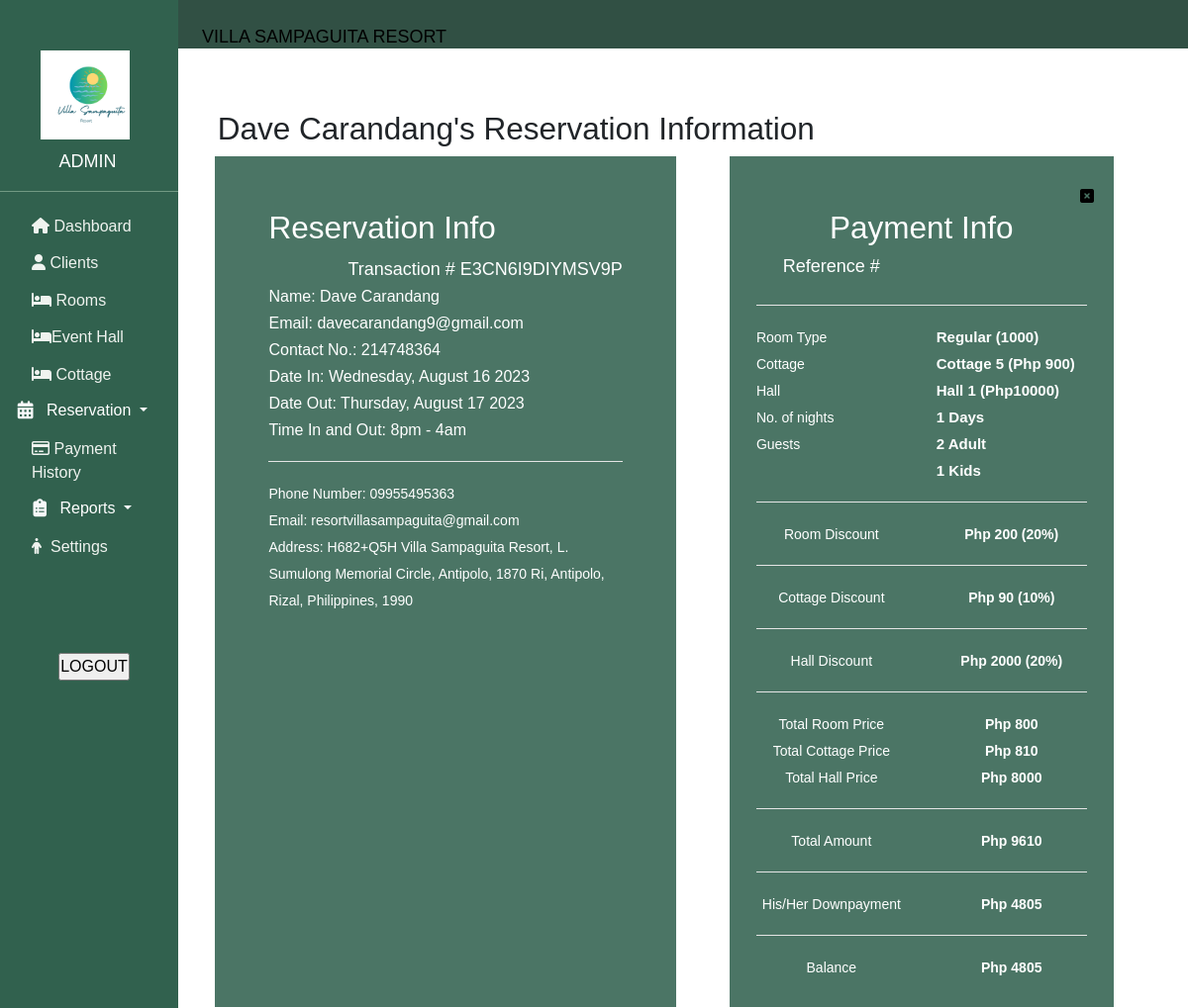
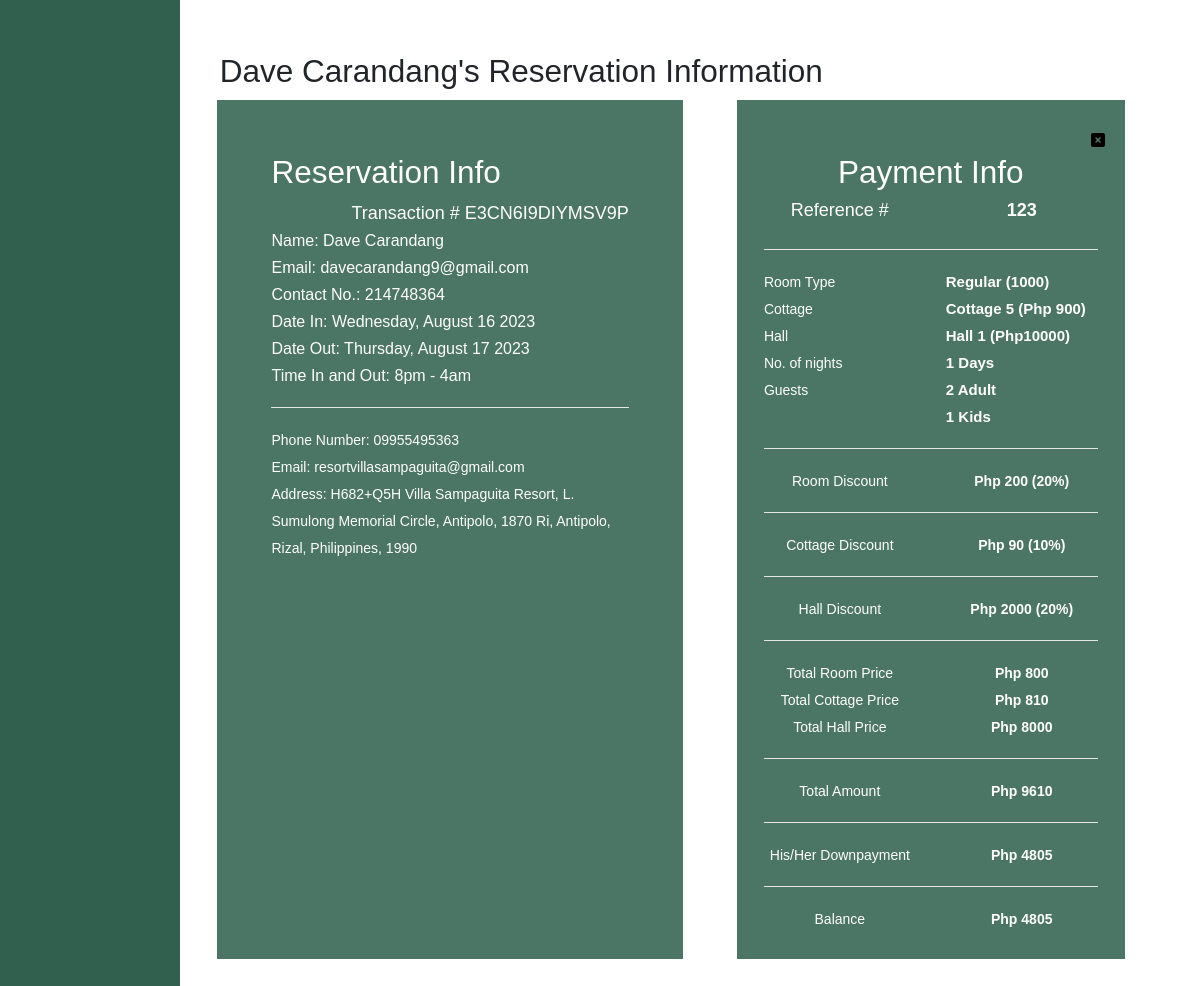
The page /adminview/reservation_pending_viewAll.php?resId=106 (signed in) on the database its author committed (2 pictures, top to bottom).
### tables this page shows
CREATE TABLE `payment` (
  `payment_Id` int(11) NOT NULL,
  `people_Id` int(11) NOT NULL,
  `reservation_Id` int(11) NOT NULL,
  `total` int(11) NOT NULL,
  `downpayment` int(11) NOT NULL,
  `balance` int(11) NOT NULL,
  `reference` varchar(250) NOT NULL,
  `payment_status` varchar(250) NOT NULL,
  `date_of_pay` varchar(250) NOT NULL,
  `name` varchar(250) NOT NULL,
  `image_dir` varchar(250) NOT NULL
);

CREATE TABLE `reservation` (
  `reservation_Id` int(11) NOT NULL,
  `people_Id` int(11) NOT NULL,
  `name` varchar(255) NOT NULL,
  `email` varchar(255) NOT NULL,
  `number` int(11) NOT NULL,
  `room_Id` varchar(250) NOT NULL,
  `cottage_Id` varchar(250) NOT NULL,
  `hall_Id` varchar(250) NOT NULL,
  `timeInOut` varchar(250) NOT NULL,
  `dateIn` varchar(250) NOT NULL,
  `dateOut` varchar(250) NOT NULL,
  `adult` varchar(250) NOT NULL,
  `children` varchar(250) NOT NULL,
  `reservationStatus` varchar(250) NOT NULL,
  `payment_status` varchar(250) NOT NULL,
  `dateCreated` varchar(250) NOT NULL,
  `code` varchar(250) NOT NULL,
  `downCheckOut` varchar(250) NOT NULL
);

CREATE TABLE `room` (
  `room_Id` int(11) NOT NULL,
  `title` varchar(255) NOT NULL,
  `Category` varchar(255) NOT NULL,
  `Description` varchar(255) NOT NULL,
  `Amenities` varchar(250) NOT NULL,
  `Price` int(11) NOT NULL,
  `Discount` int(11) NOT NULL,
  `Capacity` varchar(255) NOT NULL,
  `Status` varchar(255) NOT NULL,
  `name` varchar(250) NOT NULL,
  `image_dir` varchar(250) NOT NULL
);

CREATE TABLE `cottage` (
  `cottage_Id` int(11) NOT NULL,
  `title` varchar(250) NOT NULL,
  `Category` varchar(250) NOT NULL,
  `Description` varchar(250) NOT NULL,
  `Amenities` varchar(250) NOT NULL,
  `Price` varchar(250) NOT NULL,
  `Discount` varchar(250) NOT NULL,
  `Capacity` varchar(250) NOT NULL,
  `Status` varchar(250) NOT NULL,
  `name` varchar(250) NOT NULL,
  `image_dir` varchar(250) NOT NULL
);

CREATE TABLE `hall` (
  `hall_Id` int(11) NOT NULL,
  `title` varchar(250) NOT NULL,
  `Category` varchar(250) NOT NULL,
  `Description` varchar(250) NOT NULL,
  `Amenities` varchar(250) NOT NULL,
  `Price` varchar(250) NOT NULL,
  `Discount` varchar(250) NOT NULL,
  `Capacity` varchar(250) NOT NULL,
  `Status` varchar(250) NOT NULL,
  `name` varchar(250) NOT NULL,
  `image_dir` varchar(250) NOT NULL
);

### adminview/reservation_pending_viewAll.php (the view, shortened to what this page needs)
<?php
include('../database/connect.php');
   $resId = $_GET['resId'];
?>
<!DOCTYPE html>
<html>
<head>
  <head>
        <link rel="stylesheet" href="https://cdn.jsdelivr.net/npm/bootstrap@4.0.0/dist/css/bootstrap.min.css">
        <link rel="stylesheet" href="https://cdnjs.cloudflare.com/ajax/libs/font-awesome/4.7.0/css/font-awesome.min.css">
        <link rel="stylesheet" href="../admin_dashboard/home.css"></link>
        <link rel="stylesheet" href="https://ajax.googleapis.com/ajax/libs/jqueryui/1.12.1/themes/smoothness/jquery-ui.css">
        <link rel="stylesheet" href="//code.jquery.com/ui/1.12.1/themes/base/jquery-ui.css">
  </head>
</head>
<body style="overflow-x: hidden;">
        <?php
            include "../admin_dashboard/header.php";
            include "../admin_dashboard/sidebar.php";
        ?>
<div class="row ml-5 mb-5">
    <div class="col-md-1 ">
    </div>
  <div class="col-md-11  ">
  <?php
        $sql = "SELECT p.payment_Id, p.people_Id, p.reservation_Id, p.total, p.downpayment, p.reference, p.date_of_pay, p.image_dir, r.reservation_Id, r.name, r.email, r.number, r.room_Id, r.timeInOut, r.dateIn, r.dateOut, r.adult, r.children, r.code, t.Category, t.Price, t.Discount, c.title, c.Price as cottagePrice, c.Discount as cottageDiscount, h.title as hallTitle, h.Price as hallPrice, h.Discount as hallDiscount FROM payment p INNER JOIN reservation r ON p.reservation_Id = r.reservation_Id INNER JOIN room t ON r.room_Id = t.room_Id LEFT JOIN cottage c ON r.cottage_Id = c.cottage_Id LEFT JOIN hall h ON r.hall_Id = h.hall_Id WHERE p.reservation_Id ='$resId'";
        $result = $conn->query($sql);
  ?>
<?php if($result->num_rows > 0){?>
    <?php while($rows = $result->fetch_assoc()){?>
        <div class="d-flex justify-content: center; align-items: center ">
    <h3 class="ml-5 mt-5"><?php echo $rows['name'];?>'s Reservation Information</h3>
  </div>
  <div class="row" style="margin: 0 auto; width: 90%; ">
    <div class="col-md-6 p-5" style="min-height: 400px; color: white; background: #4b7565">
        <h3>Reservation Info</h3>
        <div class="d-flex justify-content-end">
            <span class="">Transaction # <?php echo $rows['code'];?></span>
        </div>
        <div>
            <span class="font-weight-regular" style="font-size: 16px;">Name: <?php echo $rows['name'];?></span>
        </div>
        <div>
            <span class="font-weight-regular" style="font-size: 16px;">Email: <?php echo $rows['email'];?></span>
        </div>
        <div>
            <span class="font-weight-regular" style="font-size: 16px;">Contact No.: <?php echo $rows['number'];?></span>
        </div>
        <div>
            <span class="font-weight-regular" style="font-size: 16px;">Date In: <?php echo date("l, F j Y", strtotime($rows['dateIn']));?></span>
        </div>
        <div>
            <span class="font-weight-regular" style="font-size: 16px;">Date Out: <?php echo date("l, F j Y", strtotime($rows['dateOut']));?></span>
        </div>
        <div>
            <span class="font-weight-regular" style="font-size: 16px;">Time In and Out: <?php echo$rows['timeInOut'];?></span>
        </div>
        <hr style="background: white;">
        <div>
            <span style="font-size: 14px;">Phone Number: 09955495363</span>
        </div>
        <div>
            <span style="font-size: 14px;">Email: resortvillasampaguita@gmail.com</span>
        </div>
        <div>
            <span style="font-size: 14px;">Address: 	H682+Q5H Villa Sampaguita Resort, L. Sumulong Memorial Circle, Antipolo, 1870 Ri, Antipolo, Rizal, Philippines, 1990</span>
        </div>
    </div>
    <div class="col-md-5 ml-5 p-4" style="min-height: 400px; color: white; background: #4b7565">
    <a href="../admin_dashboard/" style="margin-left:98%; color: #000; font-size:medium; " class="fa-solid fa-square-xmark"></a>
        <h3 class="text-center">Payment Info</h3>
        <div class="row">
            <div class="col-md-6 text-center">
                <h6>Reference #</h6>
            </div>
            <div class="col-md-6 text-center">
                <h6 class="font-weight-bold"><?php echo $rows['reference'];?> </h6>
            </div>
        </div>
        <hr style="background-color: white;">
        <div class="row">
            <div class="col-md-6 ">
                <span style="font-size: 14px;">Room Type </span>
            </div>
            <div class="col-md-6 ">
                <span style="font-size: 15px;" class="font-weight-bold"><?php echo $rows['Category'];?> (<?php echo $rows['Price'];?>)</span>
            </div>
        </div>
        <div class="row">
            <div class="col-md-6 ">
                <span style="font-size: 14px;">Cottage </span>
            </div>
            <div class="col-md-6 ">
                <span style="font-size: 15px;" class="font-weight-bold"><?php echo $rows['title'];?> (Php <?php echo $rows['cottagePrice'];?>)</span>
            </div>
        </div>
        <div class="row">
            <div class="col-md-6 ">
                <span style="font-size: 14px;">Hall </span>
            </div>
            <div class="col-md-6 ">
                <span style="font-size: 15px;" class="font-weight-bold"><?php echo $rows['hallTitle'];?> (Php<?php echo $rows['hallPrice'];?>)</span>
            </div>
        </div>
        <div class="row">
            <div class="col-md-6 ">
                <span style="font-size: 14px;">No. of nights </span>
            </div>
            <div class="col-md-6 ">
                <span style="font-size: 15px;" class="font-weight-bold">
                <?php
                $check_dateIn = $rows['dateIn'];
                $check_dateOut = $rows['dateOut'];
                $datetime1 = new DateTime($check_dateIn);
                $datetime2 = new DateTime($check_dateOut);
                $interval = $datetime1->diff($datetime2);
                $interval = $interval->format('%d');
                echo $interval;
                ?>
                Days
                <?php
                $price = $rows['Price'];
                $nightsTotal = $interval * $price;?>
                <?php
                $cottageprice = $rows['cottagePrice'];
                $cottagenightsTotal = $interval * $cottageprice;?>
                <?php
                $hallprice = $rows['hallPrice'];
                $hallnightsTotal = $interval * $hallprice;?>
                </span>
            </div>
        </div>
        <div class="row">
            <div class="col-md-6 ">
                <span style="font-size: 14px;">Guests</span>
            </div>
            <div class="col-md-6 ">
                <div>
                    <span style="font-size: 15px;" class="font-weight-bold"><?php echo $rows['adult'];?> Adult </span>
                </div>
                <div>
                    <span style="font-size: 15px;" class="font-weight-bold"><?php echo $rows['children'];?> Kids </span>
                </div>
            </div>
        </div>
        <hr style="background-color: white;">
        <div class="row">
            <div class="col-md-6 text-center">
                <span style="font-size: 14px;">Room Discount </span>
            </div>
            <div class="col-md-6 text-center">
                <span style="font-size: 14px;" class="font-weight-bold">Php
                    <?php
                     $discount = $rows['Discount'];
                     $discountPoint =  $discount / 100;
                     echo $priceDiscounts = $discountPoint * $nightsTotal;
                    ?>
                    (<?php echo $rows['Discount'];?>%)
                </span>
            </div>
        </div>
        <hr style="background-color: white;">
        <div class="row">
            <div class="col-md-6 text-center">
                <span style="font-size: 14px;">Cottage Discount </span>
            </div>
            <div class="col-md-6 text-center">
                <span style="font-size: 14px;" class="font-weight-bold">Php
                    <?php
                     $cottagediscount = $rows['cottageDiscount'];
                     $cottagediscountPoint =  $cottagediscount / 100;
                     echo $cottagepriceDiscounts = $cottagediscountPoint * $cottagenightsTotal;
                    ?>
                    (<?php echo $rows['cottageDiscount'];?>%)
                </span>
            </div>
        </div>
        <hr style="background-color: white;">
        <div class="row">
            <div class="col-md-6 text-center">
                <span style="font-size: 14px;">Hall Discount </span>
            </div>
            <div class="col-md-6 text-center">
                <span style="font-size: 14px;" class="font-weight-bold">Php
                    <?php
                     $halldiscount = $rows['hallDiscount'];
                     $halldiscountPoint =  $halldiscount / 100;
                     echo $hallpriceDiscounts = $halldiscountPoint * $hallnightsTotal;
                    ?>
                    (<?php echo $rows['hallDiscount'];?>%)
                </span>
            </div>
        </div>
        <hr style="background-color: white;">
        <div class="row">
            <div class="col-md-6 text-center">
                <span style="font-size: 14px;">Total Room Price</span>
            </div>
            <div class="col-md-6 text-center">
                <span style="font-size: 14px;" class="font-weight-bold">
                    Php
                    <?php
                        $discount = $rows['Discount'];
                        $discountPoint =  $discount / 100;
                        $priceDiscounts = $discountPoint * $nightsTotal;
                        echo $totalRoomPrice = $nightsTotal - $priceDiscounts;
                    ?>
                </span>
            </div>
        </div>
        <div class="row">
            <div class="col-md-6 text-center">
                <span style="font-size: 14px;">Total Cottage Price</span>
            </div>
            <div class="col-md-6 text-center">
                <span style="font-size: 14px;" class="font-weight-bold">
                    Php
                    <?php
                        $cottagediscount = $rows['cottageDiscount'];
                        $cottagediscountPoint =  $cottagediscount / 100;
                        $cottagepriceDiscounts = $cottagediscountPoint * $cottagenightsTotal;
                        echo $totalCottagePrice = $cottagenightsTotal - $cottagepriceDiscounts;
                    ?>
                </span>
            </div>
        </div>
        <div class="row">
            <div class="col-md-6 text-center">
                <span style="font-size: 14px;">Total Hall Price</span>
            </div>
            <div class="col-md-6 text-center">
                <span style="font-size: 14px;" class="font-weight-bold">
                    Php
                    <?php
                        $halldiscount = $rows['hallDiscount'];
                        $halldiscountPoint =  $halldiscount / 100;
                        $hallpriceDiscounts = $halldiscountPoint * $hallnightsTotal;
                        echo $totalHallPrice = $hallnightsTotal - $hallpriceDiscounts;
                    ?>
                </span>
            </div>
        </div>
        <hr style="background-color: white;">
        <div class="row">
            <div class="col-md-6 text-center">
                <span style="font-size: 14px;">Total Amount</span>
            </div>
            <div class="col-md-6 text-center">
                <span style="font-size: 14px;" class="font-weight-bold">Php
                <?php
                echo $totalAmount = $totalRoomPrice + $totalCottagePrice + $totalHallPrice;
                ?>
                </span>
            </div>
        </div>
        <hr style="background-color: white;">
        <div class="row">
            <div class="col-md-6 text-center">
                <span style="font-size: 14px;">His/Her Downpayment </span>
            </div>
            <div class="col-md-6 text-center">
                <span style="font-size: 14px;" class="font-weight-bold">Php <?php echo $rows['downpayment'];?></span>
            </div>
        </div>
        <hr style="background-color: white;">
        <div class="row">
            <div class="col-md-6 text-center">
                <span style="font-size: 14px;">Balance </span>
            </div>
            <div class="col-md-6 text-center">
                <span style="font-size: 14px;" class="font-weight-bold">Php <?php echo $rows['downpayment'];?></span>
            </div>
        </div>
    </div>
  </div>
  <?php } ?>
<?php } ?>
  </div>
</div>
</body>
</html>

### admin_dashboard/home.css (style rules this page uses)
* { margin: 0; padding: 0; font-family: 'italic', sans-serif; font-size: 18px; }

### rows shown on the page
payment: reservation_Id.name "Dave Carandang", reservation_Id.code "E3CN6I9DIYMSV9P", reservation_Id.email "davecarandang9@gmail.com", reservation_Id.number "214748364", reservation_Id.dateIn "Wednesday, August 16 2023", reservation_Id.dateOut "Thursday, August 17 2023", reservation_Id.timeInOut "8pm - 4am", room.Category "Regular", room.Price "1000", cottage.title "Cottage 5", cottage.Price "900", hall.title "Hall 1", hall.Price "10000", reservation_Id.dateOut "1", reservation_Id.adult "2", reservation_Id.children "1", room.Discount "200", room.Discount "20", cottage.Discount "90", cottage.Discount "10", hall.Discount "2000", hall.Discount "20", $totalRoomPrice=$nightsTotal-$priceDiscounts "800", reservation_Id.Discount "810", $totalHallPrice=$hallnightsTotal-$hallpriceDiscounts "8000", reservation_Id.Discount "9610", downpayment "4805"
payment: reservation_Id.name "Dave Carandang", reservation_Id.code "E3CN6I9DIYMSV9P", reservation_Id.email "davecarandang9@gmail.com", reservation_Id.number "214748364", reservation_Id.dateIn "Wednesday, August 16 2023", reservation_Id.dateOut "Thursday, August 17 2023", reservation_Id.timeInOut "8pm - 4am", reference "123", room.Category "Regular", room.Price "1000", cottage.title "Cottage 5", cottage.Price "900", hall.title "Hall 1", hall.Price "10000", reservation_Id.dateOut "1", reservation_Id.adult "2", reservation_Id.children "1", room.Discount "200", room.Discount "20", cottage.Discount "90", cottage.Discount "10", hall.Discount "2000", hall.Discount "20", $totalRoomPrice=$nightsTotal-$priceDiscounts "800", reservation_Id.Discount "810", $totalHallPrice=$hallnightsTotal-$hallpriceDiscounts "8000", reservation_Id.Discount "9610", downpayment "4805"
